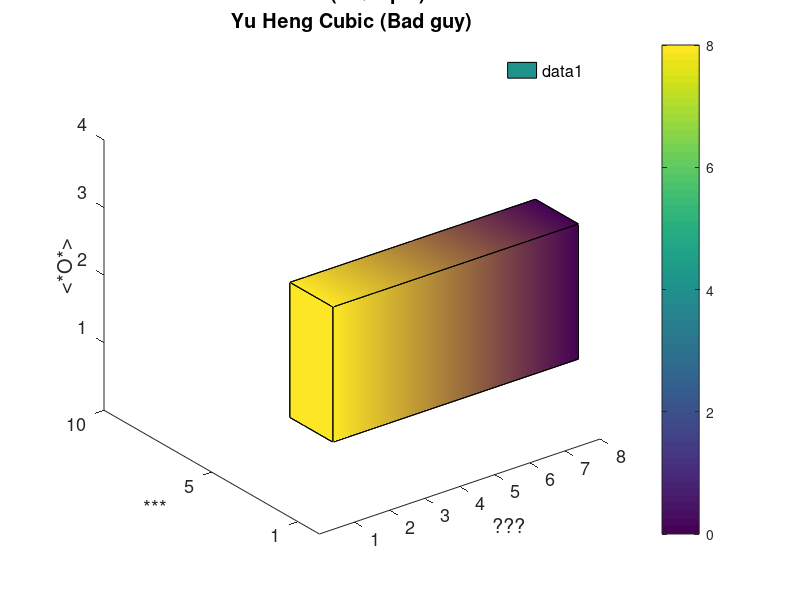

Source code (MATLAB):
% x = [1; 1; 1; 1; 4; 4; 4; 4];
% y = [1; 2; 2; 1; 1; 2; 2; 1];
% z = [1; 1; 3; 3; 3; 3; 1; 1];
% c = [0; 0; 0; 0; 1; 1; 1; 1];
% % figure
% view(3);
% patch(x,y,z,c,'FaceColor','interp')
% colorbar
set(gcf, 'color', [1 1 1]);
v = [8 1 1; 8 1 3; 8 3 3; 8 3 1;
     1 1 1; 1 1 3; 1 3 3; 1 3 1;
    ];
% % % f = [1 2 3 4; 5 6 7 8; 1 2 5 6; 2 3 6 7; 3 4 7 8; 4 1 8 5;];
f = [1 2 3 4; 5 6 7 8; 1 2 6 5; 2 3 7 6; 3 4 8 7; 4 1 5 8;];
col = [0;0;0;0; 8;8;8;8; ];
view(3);
patch('Faces',f,'Vertices',v,'FaceVertexCData',col,'FaceColor','interp');
colorbar;
x_axis_tick = 1:1:8; y_axis_tick = [1, 5, 10]; z_axis_tick = [1, 2, 3, 4];
xticks(x_axis_tick); yticks(y_axis_tick); zticks(z_axis_tick);
xlabel('???','FontSize',32); ylabel('***','FontSize',32);  zlabel('<*O*>','FontSize',32);  
xlim([0 8]);ylim([0 10]);zlim([0 4]);
process_code = 'Example';
title ({['cube (',process_code,')'];['Yu Heng Cubic (Bad guy)']},'FontSize',14);
set(gca, 'FontSize',13);
set(gcf, 'Position',  [488   342   580   420]);
legend('boxoff');
